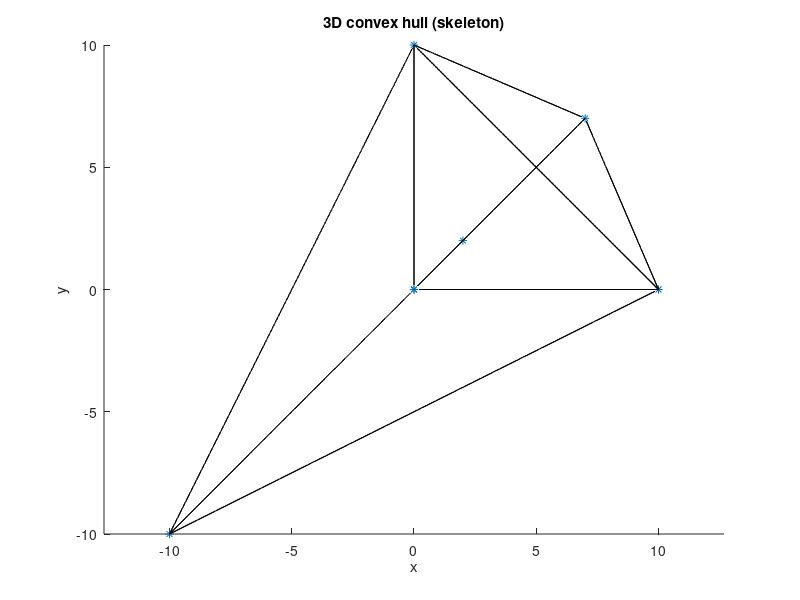
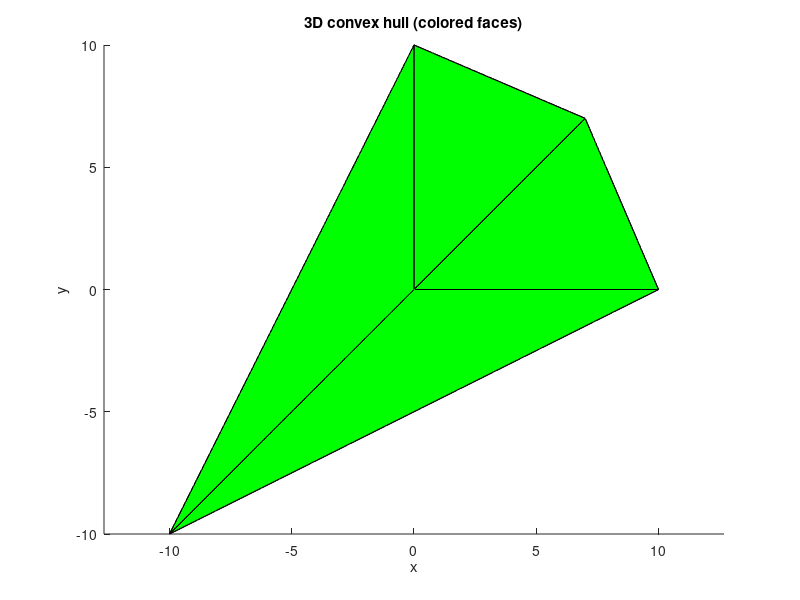

These figures' MATLAB source, in order:
clear;
clc;


% Tablica punktow 3D;
    % wiersze - kolejne punkty
    % kolumny - wspolrzedne x,y,z
Points =    [
                0 0 3;
                10 0 4;
                0 10 5;
                0 0 10;
                2 2 4;
                7 7 7;
                -10 -10 -10
            ];


% Wyodrebnienie konkretnych 
% wspolrzednych punktow
x = Points(:, 1);
y = Points(:, 2);
z = Points(:, 3);


% Wynaczenie otoczki wypuklej
[faces] = convhull(x, y, z);


% Wykres 1. 
% Chmura punktow oraz znaleziona otoczka wypukla (szkielet)
figure(1);
hold on;

    % chmura punktow
    plot3(x, y, z, '*');
    
    % otoczka wypukla
    trisurf(faces, x, y, z, 'FaceColor', 'none'); 
    
    % opcje wykresu
    axis equal;
    title('3D convex hull (skeleton)');
    xlabel('x');
    ylabel('y');
    zlabel('z');

hold off;



% Wykres 2. 
% Znaleziona otoczka wypukla (kolorowe sciany trojkatne)
figure(2);
hold on;

    % otoczka wypukla
    trisurf(faces, x, y, z, 'FaceColor', 'green');
    
    % opcje wykresu
    axis equal;
    title('3D convex hull (colored faces)');
    xlabel('x');
    ylabel('y');
    zlabel('z');

hold off;
